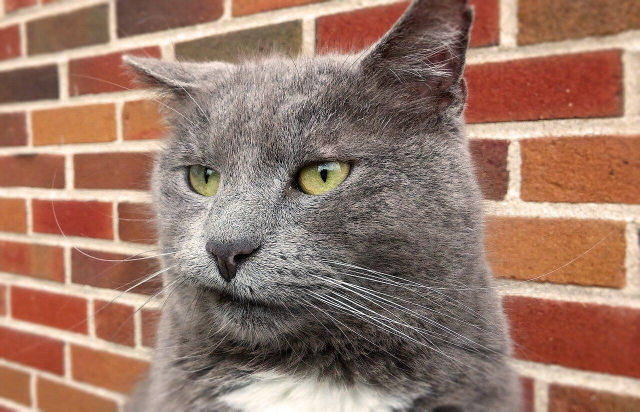
#> input picture test.jpg, 1280 x 823 px (shown at 1/2 size)
$ python main.py
#> lines starting #> are read from the running program, lines starting #| are printed output that depends on the picture
#> in main, image is the input picture: PIL image 1280x823 RGB; mean R, G, B 153.8, 120.4, 105.1
### src/backend/approximators.py
from dataclasses import dataclass, field

import numpy as np
from PIL import Image


@dataclass
class Primitive(object):
    color: list[int, int, int]


@dataclass
class Line(Primitive):
    start: list[int, int]
    end: list[int, int]


@dataclass
class Pixel(Primitive):
    x: int
    y: int


@dataclass
class Rect(Primitive):
    start: list[int, int]
    end: list[int, int]


@dataclass
class Ellipse(Primitive):
    start: list[int, int]
    end: list[int, int]


@dataclass
class Polygon(Primitive):
    point1: list[int, int]
    point2: list[int, int]
    point3: list[int, int]


@dataclass
class Figures:
    pixels: list[Pixel] = field(default_factory=list)
    rects: list[Rect] = field(default_factory=list)


class Approximator(object):
    def __init__(self, canvas_size, resample=Image.Resampling.LANCZOS):
        self.canvas_size = canvas_size
        self.resample = resample

    def __call__(self, image: Image) -> list[Primitive]:
        self.rescale_image(image)
        return self.calculate(image)

    def rescale_image(self, image: Image.Image) -> None:
        image.thumbnail(self.canvas_size, self.resample)
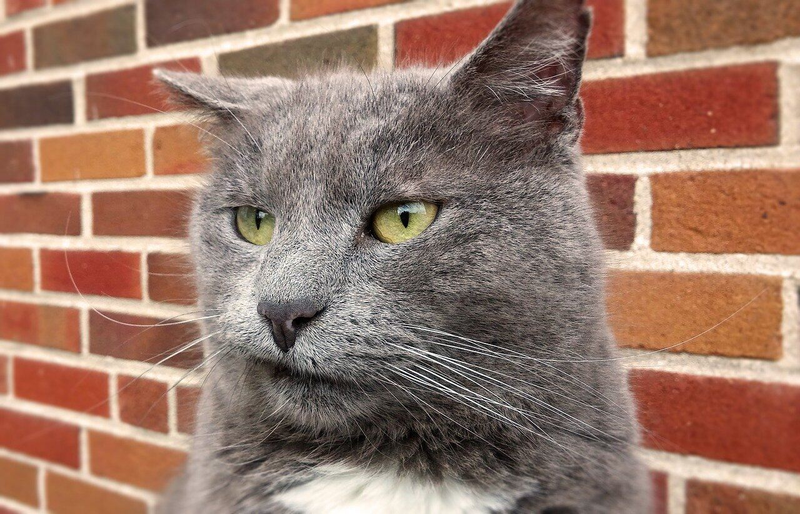
#> image: PIL image 800x514 RGB; mean R, G, B 153.8, 120.4, 105.1

    def calculate(self, image: Image) -> list[Primitive]:
        raise NotImplementedError()


class ColorPalateApproximator(Approximator):
    colors = np.array(
        [
            [0, 0, 0],
            [255, 255, 255],
        ]
    )

    def __init__(self, *args, colors=None, patch=1, **kwargs):
        super().__init__(*args, **kwargs)

        self.patch = patch
        if colors is not None:
            self.colors = colors

    def calculate(self, image: Image) -> list[Primitive]:
        data = np.asarray(image).copy()
        colors = self.colors
        shapes = Figures()

        def apply_color(x):
            return colors[np.argmin(np.sum(np.abs(colors - x) ** 2, axis=1))]

        if self.patch == 1:

            def add_shape(figures, i, j, data):
                figures.pixels.append(Pixel(x=j, y=i, color=data))

        else:

            def add_shape(figures, i, j, data):
                figures.rects.append(
                    Rect(start=(j, i), end=(j + self.patch, i + self.patch), color=data)
                )

        for i in range(0, data.shape[0] - self.patch + 1, self.patch):
            for j in range(0, data.shape[1] - self.patch + 1, self.patch):
                add_shape(shapes, i, j, apply_color(data[i][j]))
            print(i)

        return shapes

### src/drawers/gatic_phone.py
import time
from dataclasses import dataclass

import keyboard
import numpy as np
from pynput.mouse import Button

from src.services.mouse import Mouse

mouse = Mouse()


@dataclass
class Canvas(object):
    size: list[int, int]
    padding: list[int, int]


colors_coords = np.array(
    [
        [333, 425],
        [378, 425],
        [423, 425],
        [333, 475],
        [378, 475],
        [423, 475],
        [333, 525],
        [378, 525],
        [423, 525],
        [333, 575],
        [378, 575],
        [423, 575],
        [333, 625],
        [378, 625],
        [423, 625],
        [333, 675],
        [378, 675],
        [423, 675],
    ]
)

color_pallet = np.array(
    [
        [0, 0, 0],
        [102, 102, 102],
        [0, 80, 205],
        [255, 255, 255],
        [170, 170, 170],
        [38, 201, 255],
        [1, 116, 32],
        [153, 0, 0],
        [150, 65, 18],
        [17, 176, 60],
        [255, 0, 19],
        [255, 120, 41],
        [176, 112, 28],
        [153, 0, 78],
        [203, 90, 87],
        [255, 193, 38],
        [255, 0, 143],
        [254, 175, 168],
    ]
)


def is_break():
    """Need root in linux"""
    return keyboard.is_pressed("q")


class Drawer(object):
    def __init__(self, canvas):
        self.canvas = canvas
        self.prev_color = []

    # [31 lines left out: functions select_color, draw_rect, draw_pixel, not called in this run]

    def draw(self, figures):
        self.prev_color = []

        for rect in figures.rects:
            if is_break():
                break
            self.draw_rect(rect)
            time.sleep(0.01)
#> this loop made 1 pass; (key q is pressed on pass 1)

        for pixel in figures.pixels:
            if is_break():
                break
            self.draw_pixel(pixel)
            time.sleep(0.01)

### main.py
import time

from PIL import Image

from src.backend.approximators import ColorPalateApproximator
from src.drawers.gatic_phone import Canvas, Drawer, color_pallet


def main():
    canvas_size = (940, 519)
    canvas_padding = (489 + 20, 337 + 20)

    image = Image.open("./test.jpg")

    a = ColorPalateApproximator((800, 800), colors=color_pallet, patch=10)
    shapes = a(image)
    drawer = Drawer(Canvas(canvas_size, canvas_padding))

    time.sleep(5)
    drawer.draw(shapes)


if __name__ == "__main__":
    main()
